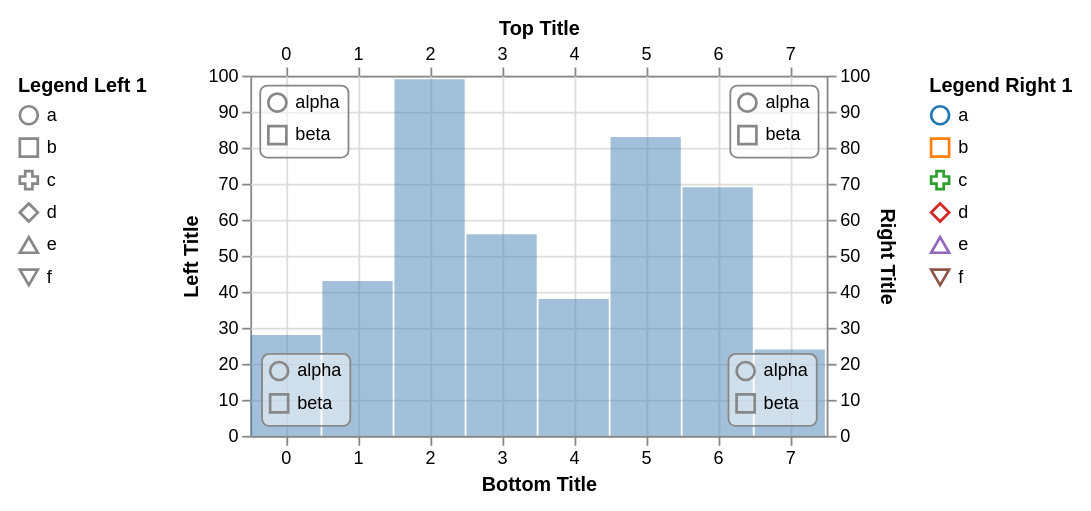

The Vega-Lite source for this figure:
### Vega specification from a JSON file in a GitHub repository (floating-point values rounded to 4 significant figures)
{"schema": {"language": "vega", "version": "3.0.0"}, "height": 200, "padding": 10, "signals": [{"name": "width", "update": "span(range('xscale'))"}, {"name": "cursor", "value": "default", "on": [{"events": {"marktype": "rect", "type": "mousedown"}, "update": {"value": "default"}}, {"events": {"marktype": "rect", "type": "mouseover"}, "update": {"value": "ew-resize"}}, {"events": {"marktype": "rect", "type": "mouseout"}, "update": {"value": "default"}}]}], "data": [{"name": "values", "values": [{"x": 0, "y": 28}, {"x": 1, "y": 43}, {"x": 2, "y": 99}, {"x": 3, "y": 56}, {"x": 4, "y": 38}, {"x": 5, "y": 83}, {"x": 6, "y": 69}, {"x": 7, "y": 24}]}], "scales": [{"name": "xscale", "type": "band", "rangeStep": 40, "domain": {"data": "values", "field": "x"}}, {"name": "yscale", "type": "linear", "range": [{"signal": "height"}, 0], "domain": {"data": "values", "field": "y"}, "zero": true, "nice": true}, {"name": "shapeScale", "type": "ordinal", "domain": ["a", "b", "c", "d", "e", "f"], "range": ["circle", "square", "cross", "diamond", "triangle-up", "triangle-down"]}, {"name": "colorScale", "type": "ordinal", "domain": ["a", "b", "c", "d", "e", "f"], "scheme": "category10"}, {"name": "innerScale", "type": "ordinal", "domain": ["alpha", "beta"], "range": ["circle", "square"]}], "axes": [{"scale": "yscale", "orient": "left", "count": 5, "grid": false, "domain": true, "title": "Left Title"}, {"scale": "yscale", "orient": "right", "count": 5, "grid": true, "domain": true, "title": "Right Title"}, {"scale": "xscale", "orient": "top", "grid": false, "domain": true, "title": "Top Title"}, {"scale": "xscale", "orient": "bottom", "grid": true, "domain": true, "title": "Bottom Title"}], "legends": [{"shape": "shapeScale", "stroke": "colorScale", "title": "Legend Right 1"}, {"shape": "shapeScale", "orient": "left", "title": "Legend Left 1"}, {"shape": "innerScale", "orient": "top-left", "offset": 5, "padding": 4, "encode": {"legend": {"enter": {"fill": {"value": "#fff"}, "fillOpacity": {"value": 0.5}, "stroke": {"value": "#888"}, "cornerRadius": {"value": 4}}}}}, {"shape": "innerScale", "orient": "top-right", "offset": 5, "padding": 4, "encode": {"legend": {"enter": {"fill": {"value": "#fff"}, "fillOpacity": {"value": 0.5}, "stroke": {"value": "#888"}, "cornerRadius": {"value": 4}}}}}, {"shape": "innerScale", "orient": "bottom-left", "offset": 6, "padding": 4, "encode": {"legend": {"enter": {"fill": {"value": "#fff"}, "fillOpacity": {"value": 0.5}, "stroke": {"value": "#888"}, "cornerRadius": {"value": 4}}}}}, {"shape": "innerScale", "orient": "bottom-right", "interactive": true, "offset": 6, "padding": 4, "encode": {"legend": {"enter": {"cursor": {"value": "crosshair"}, "fill": {"value": "#fff"}, "fillOpacity": {"value": 0.5}, "stroke": {"value": "#888"}, "cornerRadius": {"value": 4}}, "update": {"stroke": {"value": "#888"}}, "hover": {"stroke": {"value": "#f8f"}}}}}], "marks": [{"type": "rect", "from": {"data": "values"}, "encode": {"enter": {"x": {"scale": "xscale", "field": "x"}, "width": {"scale": "xscale", "band": 1, "offset": -1}, "y": {"scale": "yscale", "field": "y"}, "y2": {"scale": "yscale", "value": 0}, "fill": {"value": "steelblue"}, "fillOpacity": {"value": 0.5}, "stroke": {"color": {"l": {"value": 50}, "a": {"value": 100}, "b": {"value": -20}}}, "cursor": {"value": "pointer"}}, "update": {"strokeWidth": {"value": 0}, "zindex": {"value": 0}}, "hover": {"strokeWidth": {"value": 5}, "zindex": {"value": 1}}}}]}
